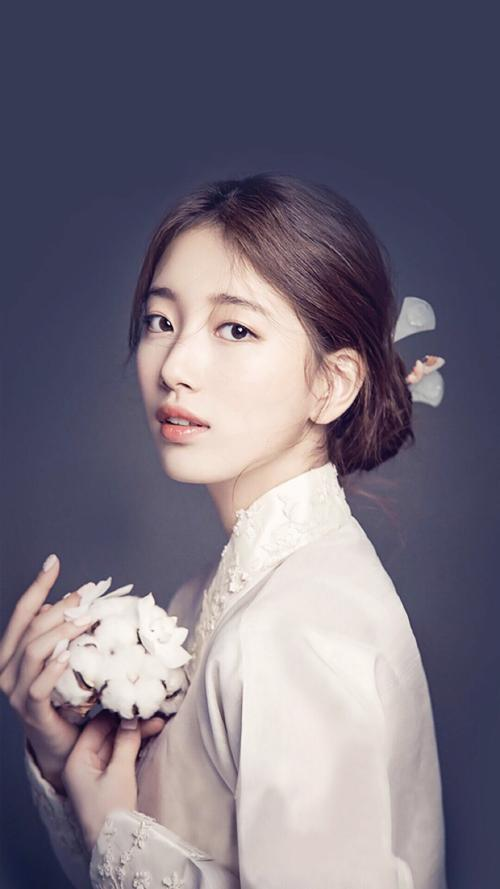
#> input picture filter/girl.jpg, 500 x 889 px
$ python test.py
#> lines starting #> are read from the running program, lines starting #| are printed output that depends on the picture; after the words box and inside, x2 and y2 are one past the last pixel; in counts of white or black regions, pixels touching at a corner belong together
# _*_  coding: utf-8  _*_
# **************************************************
# @Author   : Ybbbbbbb
# @Time     : 2018-09-19 19:19
# @File     : test.py
# @SoftWare : PyCharm
# **************************************************


import cv2
import numpy as np


def CannyThreshold(lowThreshold):
    detected_edges = cv2.GaussianBlur(gray, (3, 3), 0)
    detected_edges = cv2.Canny(detected_edges, lowThreshold, lowThreshold * ratio, apertureSize=kernel_size)
    dst = cv2.bitwise_and(img, img, mask=detected_edges)  # just add some colours to edges from original image.
    cv2.imshow('canny demo', dst)


lowThreshold = 0
max_lowThreshold = 100
ratio = 3
kernel_size = 3

img = cv2.imread('girl.jpg')
#> img is the input picture: shape (889, 500, 3); mean B, G, R 126.9, 113.2, 120.2
gray = cv2.cvtColor(img, cv2.COLOR_BGR2GRAY)
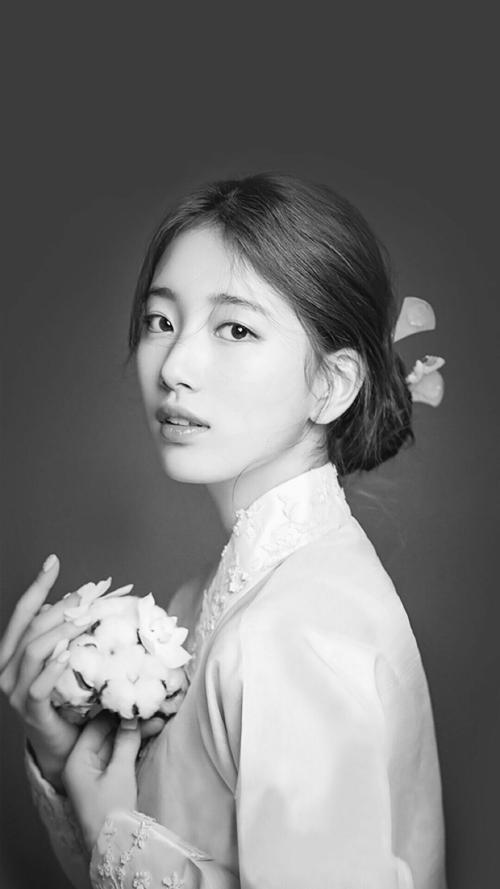
#> gray: shape (889, 500); min 4, max 254, mean 116.9

cv2.namedWindow('canny demo')

cv2.createTrackbar('Min threshold', 'canny demo', lowThreshold, max_lowThreshold, CannyThreshold)
#> slider 'Min threshold' is set to 20

CannyThreshold(0)  # initialization
#> in CannyThreshold, `detected_edges = cv2.Canny(detected_edges, lowThreshold, lowThreshold ..`:
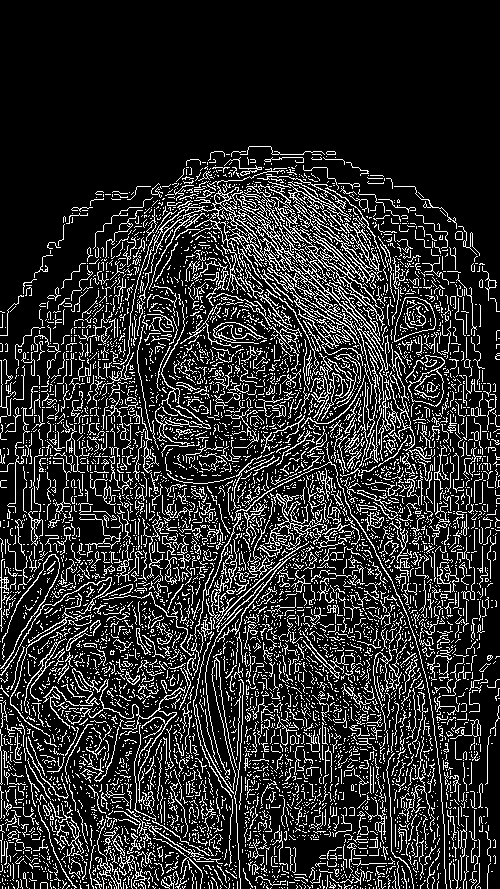
#> detected_edges: shape (889, 500); 17.4% white in thin lines or dots, all inside (x1, y1, x2, y2) = (0, 146, 500, 889)
#> in CannyThreshold, `dst = cv2.bitwise_and(img, img, mask=detected_edges)`:
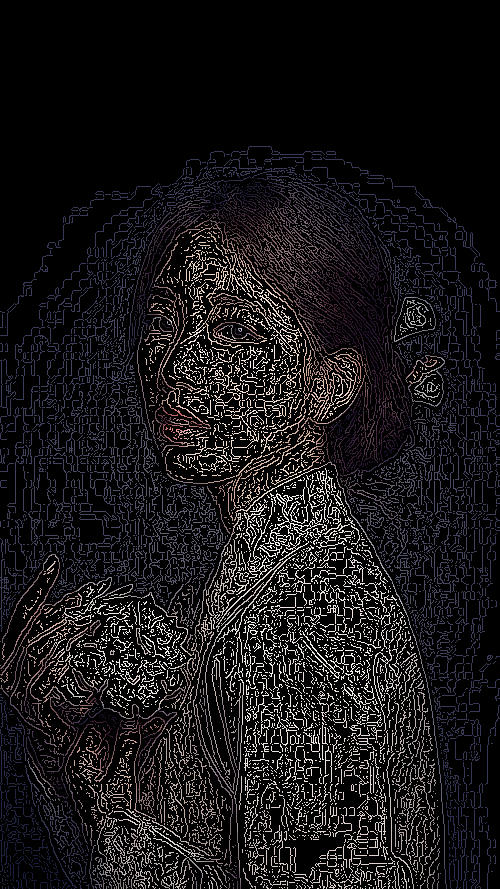
#> dst: shape (889, 500, 3); mean B, G, R 24.1, 22.5, 24.4


if cv2.waitKey(0) == 'q':
#> call 2 of CannyThreshold, with lowThreshold = 20
#> in CannyThreshold (call 2), `detected_edges = cv2.Canny(detected_edges, lowThreshold, lowThreshold ..`:
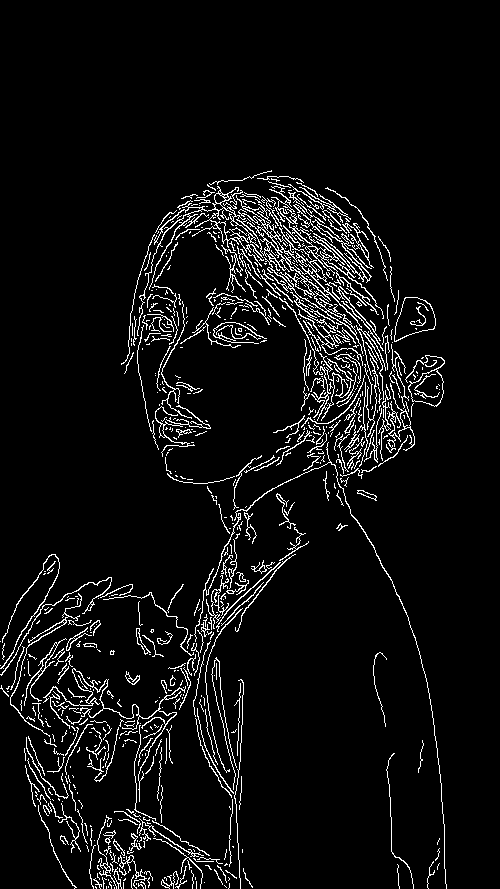
#> detected_edges: shape (889, 500); 5.8% white in thin lines or dots, all inside (x1, y1, x2, y2) = (0, 170, 447, 889)
#> in CannyThreshold (call 2), `dst = cv2.bitwise_and(img, img, mask=detected_edges)`:
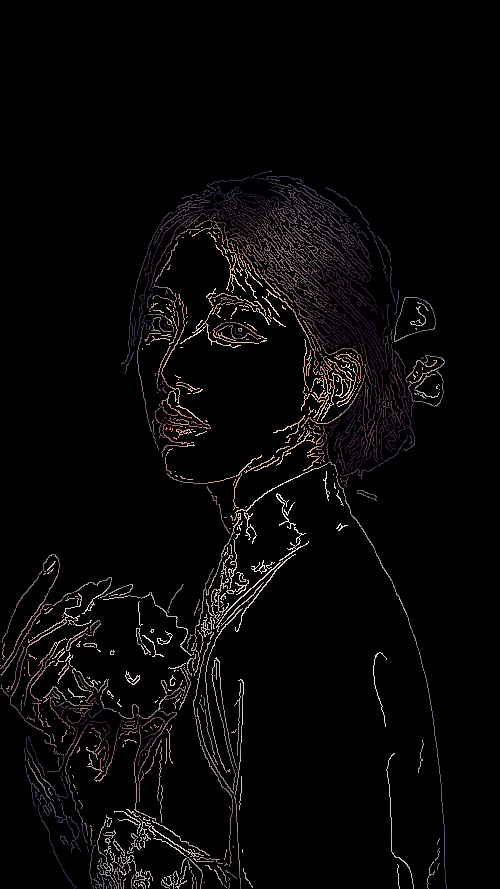
#> dst: shape (889, 500, 3); mean B, G, R 7.2, 6.8, 8
#> (key Esc is pressed here)
    print("test")
    cv2.destroyAllWindows()
